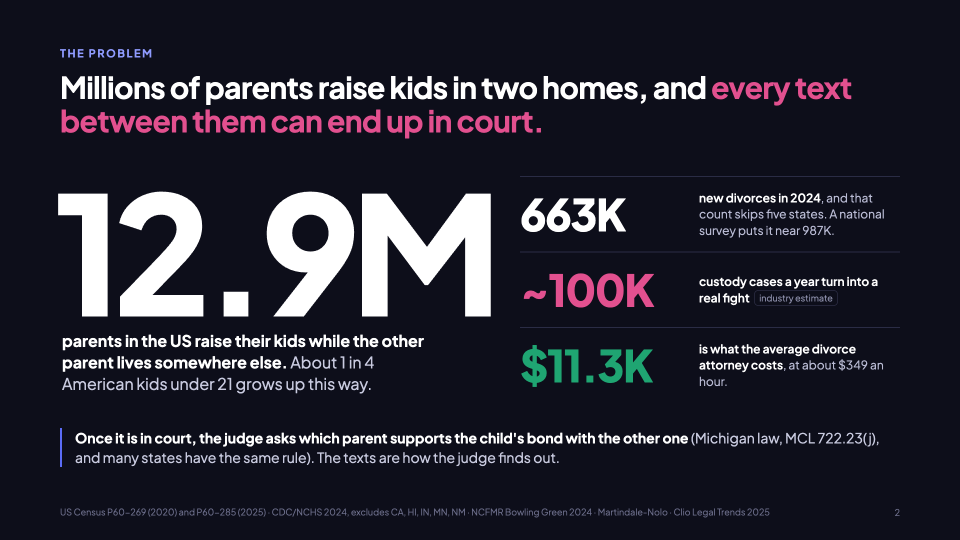
#> input picture pitch/variants/s2/v2-1.png, 1920 x 1080 px, found by its file name (shown at 1/2 size); its folder holds 4 pictures in this run
$ python sheet.py v2-1.png
#> lines starting #> are read from the running program, lines starting #| are printed output that depends on the picture
import sys, os
from PIL import Image, ImageDraw, ImageFont
d = sys.argv[1]
W = 1180; H = int(W * 1080 / 1920); pad = 30; lab = 44
sheet = Image.new('RGB', (2 * W + 3 * pad, 3 * (H + pad + lab) + pad), 'white')
#> sheet: PIL image 2450x2241 RGB; every value is 255
dr = ImageDraw.Draw(sheet)
try:
    f = ImageFont.truetype('/System/Library/Fonts/Helvetica.ttc', 34)
except Exception:
    f = None
for i in range(5):
    im = Image.open(os.path.join(d, f'v2-{i+1}.png')).convert('RGB').resize((W, H), Image.LANCZOS)
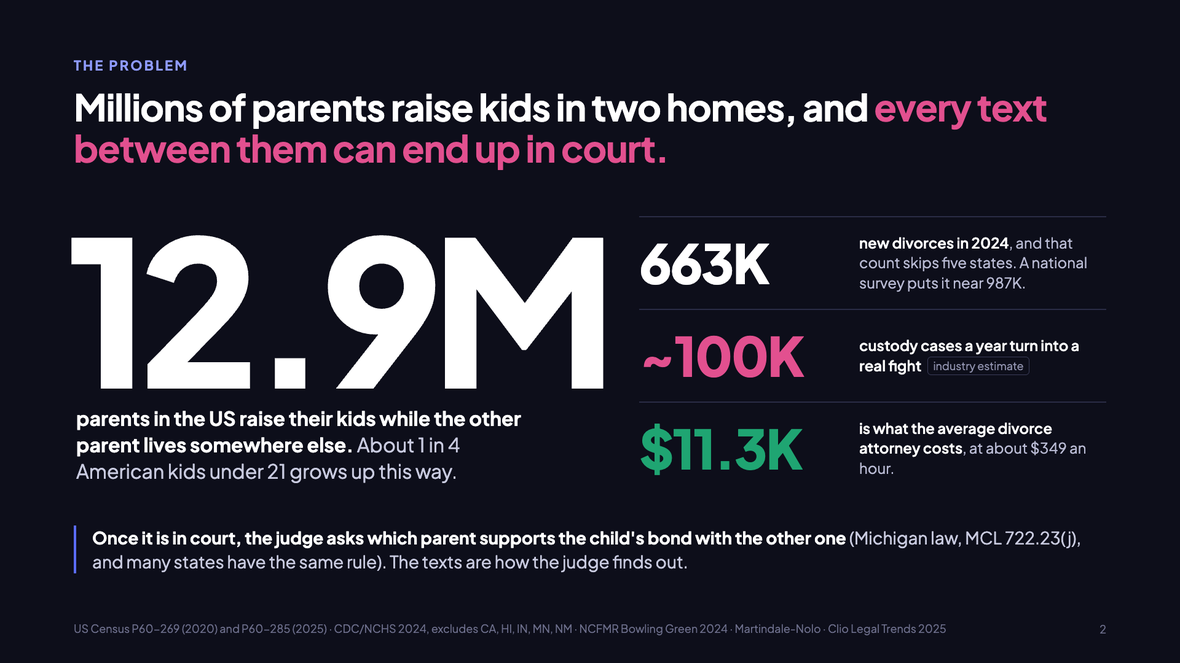
#> im: PIL image 1180x663 RGB; mean R, G, B 38.2, 37.4, 49.2
    x = pad + (i % 2) * (W + pad); y = pad + (i // 2) * (H + pad + lab)
    dr.text((x, y), 'ABCDE'[i], fill='black', font=f)
    sheet.paste(im, (x, y + lab))
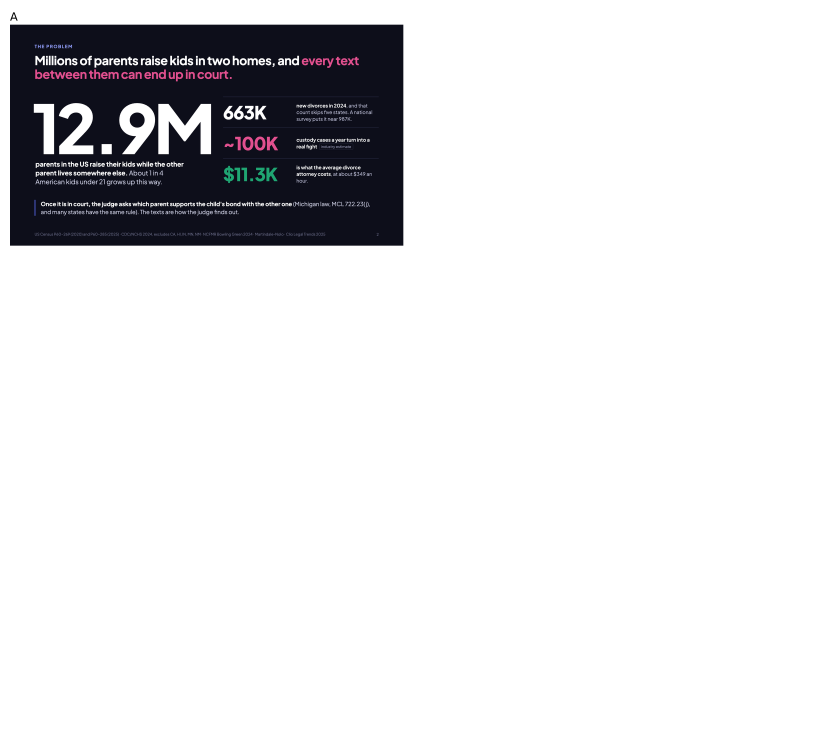
#> sheet: PIL image 2450x2241 RGB (shown at 1/3 size); mean R, G, B 224.1, 224, 225.7
#> pass 2 of the loop `for i in range(5):`:
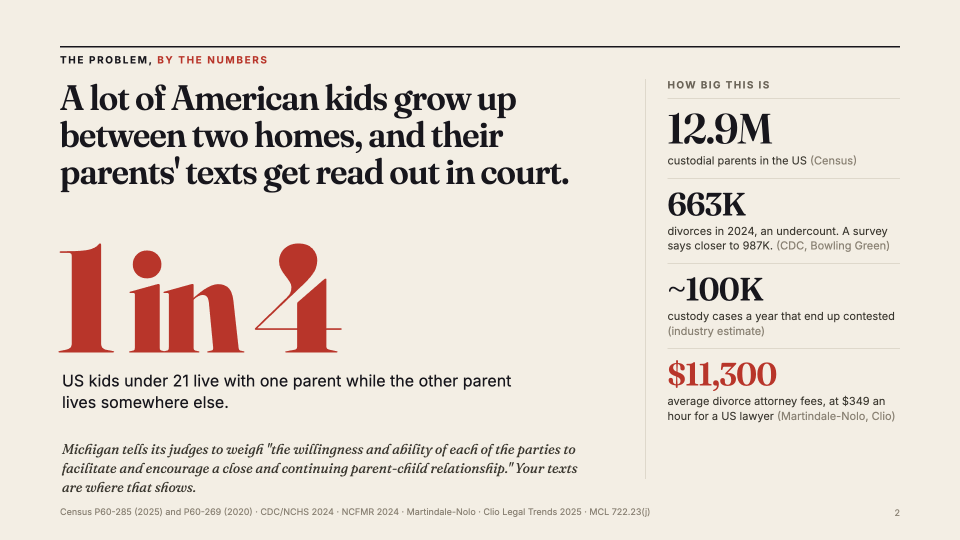
#> input picture pitch/variants/s2/v2-2.png, 1920 x 1080 px, found by its file name (shown at 1/2 size)
#> `im = Image.open(os.path.join(d, f'v2-{i+1}.png')).convert('RGB').resiz..`:
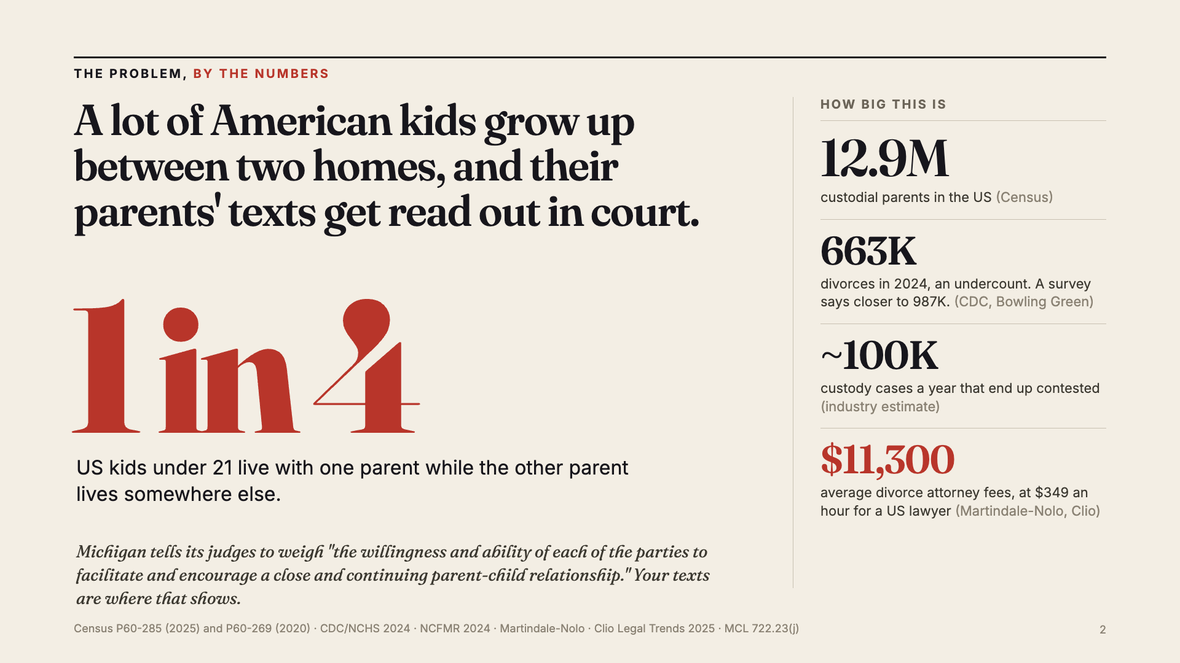
#> im: PIL image 1180x663 RGB; mean R, G, B 230.6, 222.5, 213
#> `sheet.paste(im, (x, y + lab))`:
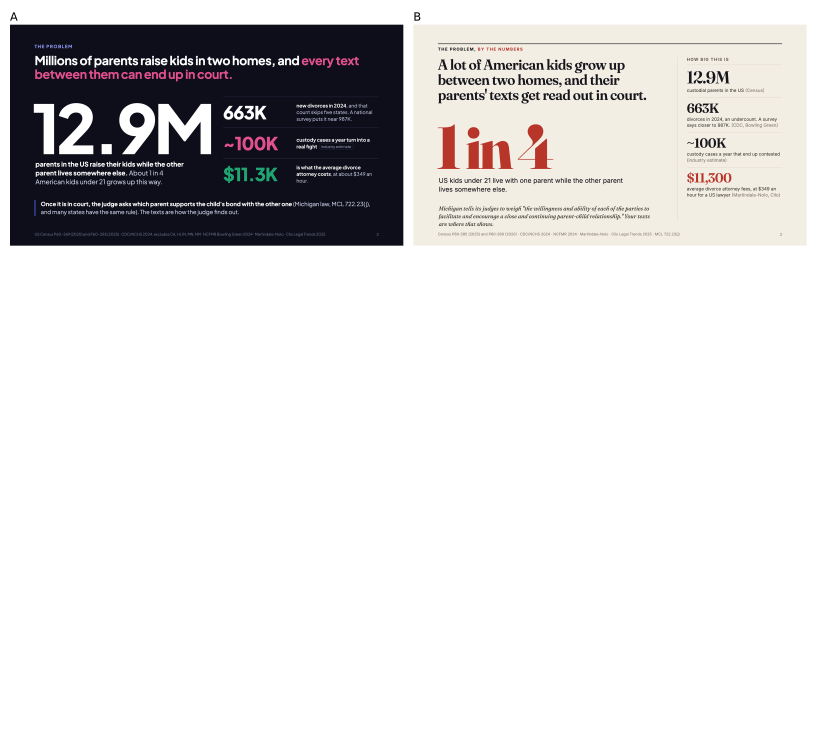
#> sheet: PIL image 2450x2241 RGB (shown at 1/3 size); mean R, G, B 220.6, 219.3, 219.7
#> pass 3 of the loop `for i in range(5):`:
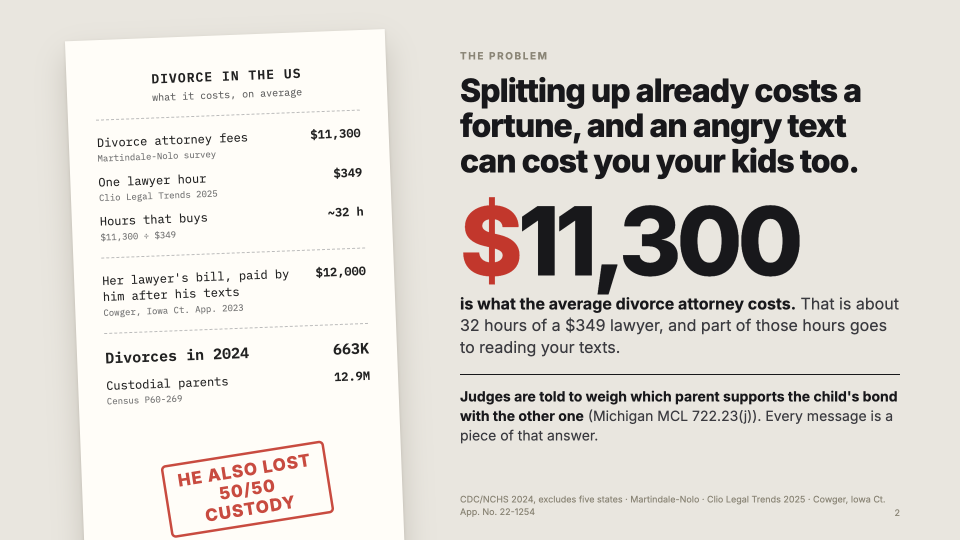
#> input picture pitch/variants/s2/v2-3.png, 1920 x 1080 px, found by its file name (shown at 1/2 size)
#> `im = Image.open(os.path.join(d, f'v2-{i+1}.png')).convert('RGB').resiz..`:
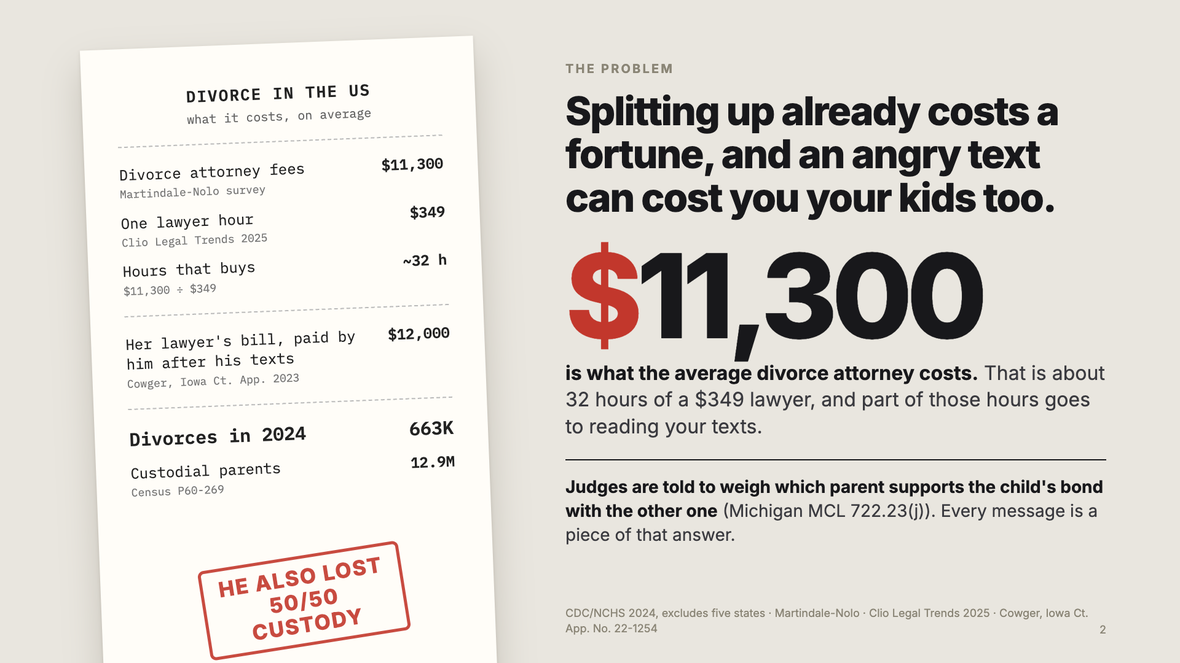
#> im: PIL image 1180x663 RGB; mean R, G, B 223.6, 219.8, 214
#> `sheet.paste(im, (x, y + lab))`:
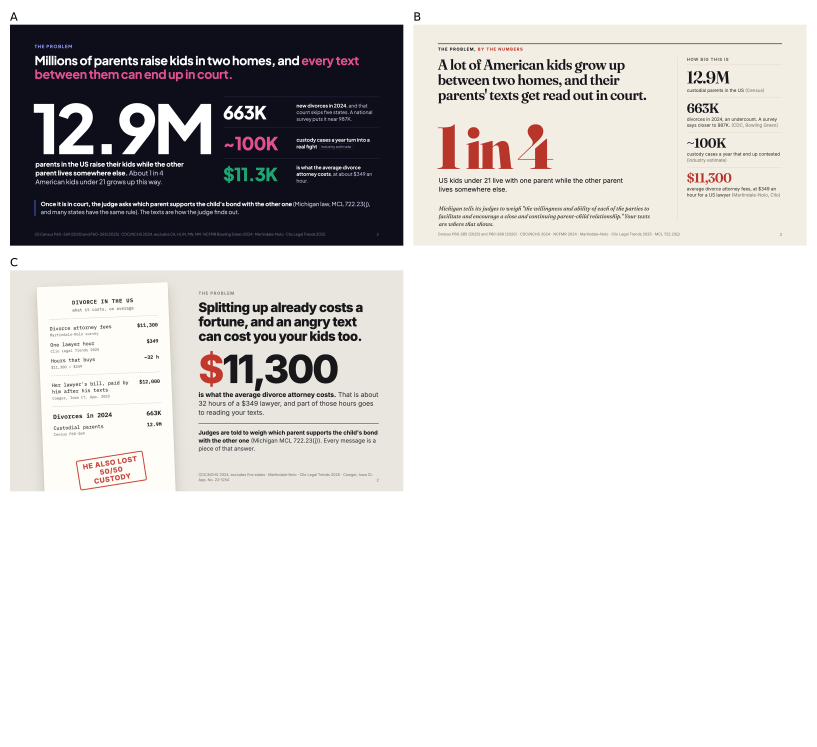
#> sheet: PIL image 2450x2241 RGB (shown at 1/3 size); mean R, G, B 216.1, 214.3, 213.8
#> (the run stopped early here; a loop or call above may not have finished)
